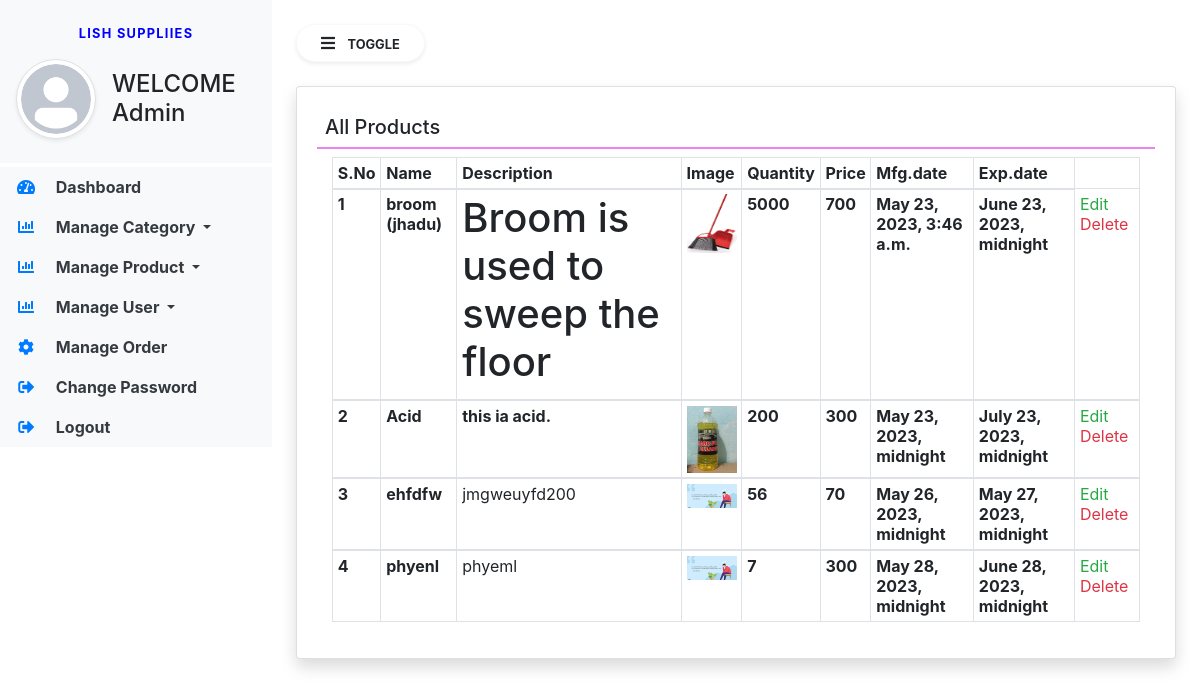
Screenshot of /dashboard/vproduct/ (signed in) with the database file from the repository.
### lishapp/models.py (models this page shows, shortened)
class Product(models.Model):
    category = models.ForeignKey(category, on_delete=models.CASCADE, null=False, blank=False, default=False)
    name = models.CharField(max_length=200, null=False, blank=False,default=False)
    description = HTMLField()
    image = models.FileField(null=False, blank=False,default=False)
    quantity = models.PositiveIntegerField(null=True, blank=True)
    price =models.CharField(max_length=100, null=False, blank=False,default=False)
    mfgdate =models.DateTimeField(default=timezone.now)
    expdate = models.DateTimeField(null=True,blank=True)
    costperpro = models.CharField(max_length=100,null=True,blank=True,default=False)

### lishapp/views.py (the view)
# urls.py: path('dashboard/vproduct/',views.vproduct,name="dashboard-vproduct"),
def vproduct(request):
    if not request.user.is_staff:
        return redirect('adminlog')
    product =Product.objects.all()
    return render(request,"vproduct.html", locals())

### lishapp/templates/vproduct.html
{% extends "admin-base.html" %}
{% block main %}
<div class="card shadow">
<div class="card-body">
<h5 class="p-2"style="border-bottom: 2px solid Violet;">All Products  </h5>
<div class="container-fluid">
<table class="table table-bordered table-sm">
<thead>
<tr>
<th>S.No</th>
<th>Name</th>
<th>Description</th>
<th>Image</th>
<th>Quantity</th>
<th>Price</th>
<th>Mfg.date</th>
<th>Exp.date</th>
</tr>
</thead>
{% for i in product %}
<tbody>
<tr>
<th>{{forloop.counter}}</th>
<th>{{i.name}}</th>
<td>{{i.description | safe}}</td>
<th><img src="{{i.image.url}}" width=50px/></th>
<th>{{i.quantity}}</th>
<th>{{i.price}}</th>
<th>{{i.mfgdate}}</th>
<th>{{i.expdate}}</th>
 <td>
                        <a href="/epro/{{i.id}}/" class="text-success">Edit</a>
                        <a href="/dpro/{{i.id}}/" class="text-danger"
                           onclick="return confirm('Are You Sure?')">Delete</a></td>
</tr>
{% endfor %}
</tbody>
</table>
</div>
</div>
</div>
{% endblock %}

### rows the page displays
Product: name "broom (jhadu)", description "Broom is used to sweep the floor", image (picture), quantity "5000", price "700", mfgdate "May 23, 2023, 3:46 a.m.", expdate "June 23, 2023, midnight"
Product: name "Acid", description "this ia acid.", image (picture), quantity "200", price "300", mfgdate "May 23, 2023, midnight", expdate "July 23, 2023, midnight"
Product: name "ehfdfw", description "jmgweuyfd200", image (picture), quantity "56", price "70", mfgdate "May 26, 2023, midnight", expdate "May 27, 2023, midnight"
Product: name "phyenl", description "phyeml", image (picture), quantity "7", price "300", mfgdate "May 28, 2023, midnight", expdate "June 28, 2023, midnight"
